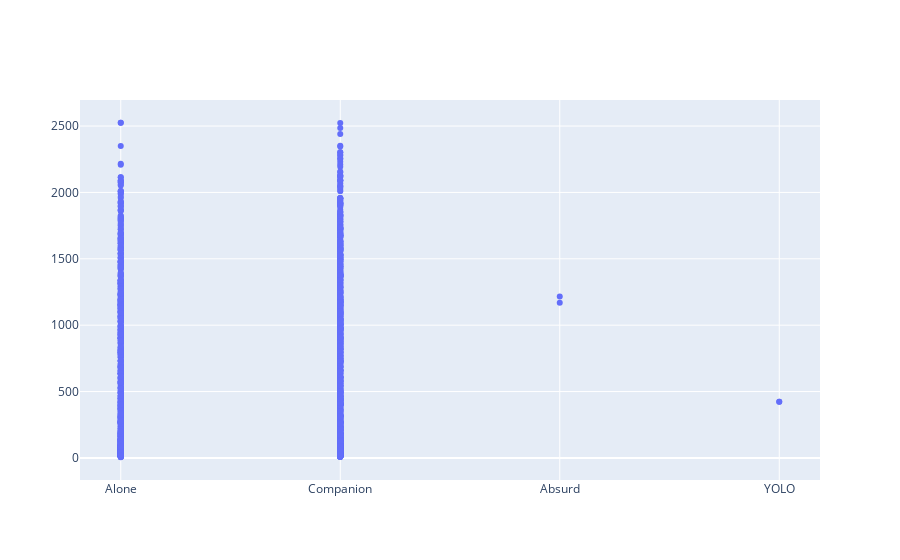

The notebook cell this image was saved under:
### Code cell
import plotly.graph_objects as go
fig=go.Figure()
fig.add_trace(go.Scatter(x=df2.Marital_Status, y=df2.Expenses,mode="markers"))

### Figure 1 — Plotly figure (JSON) as saved in the notebook; plotly's stock layout.template omitted (floating-point values rounded to 4 significant figures; data arrays with more than 128 entries replaced by an {"elided": "..."} marker saying what was removed)
{"data": [{"mode": "markers", "type": "scatter", "x": {"elided": "2240 str values"}, "y": {"elided": "2240 int values"}}], "layout": {}}
